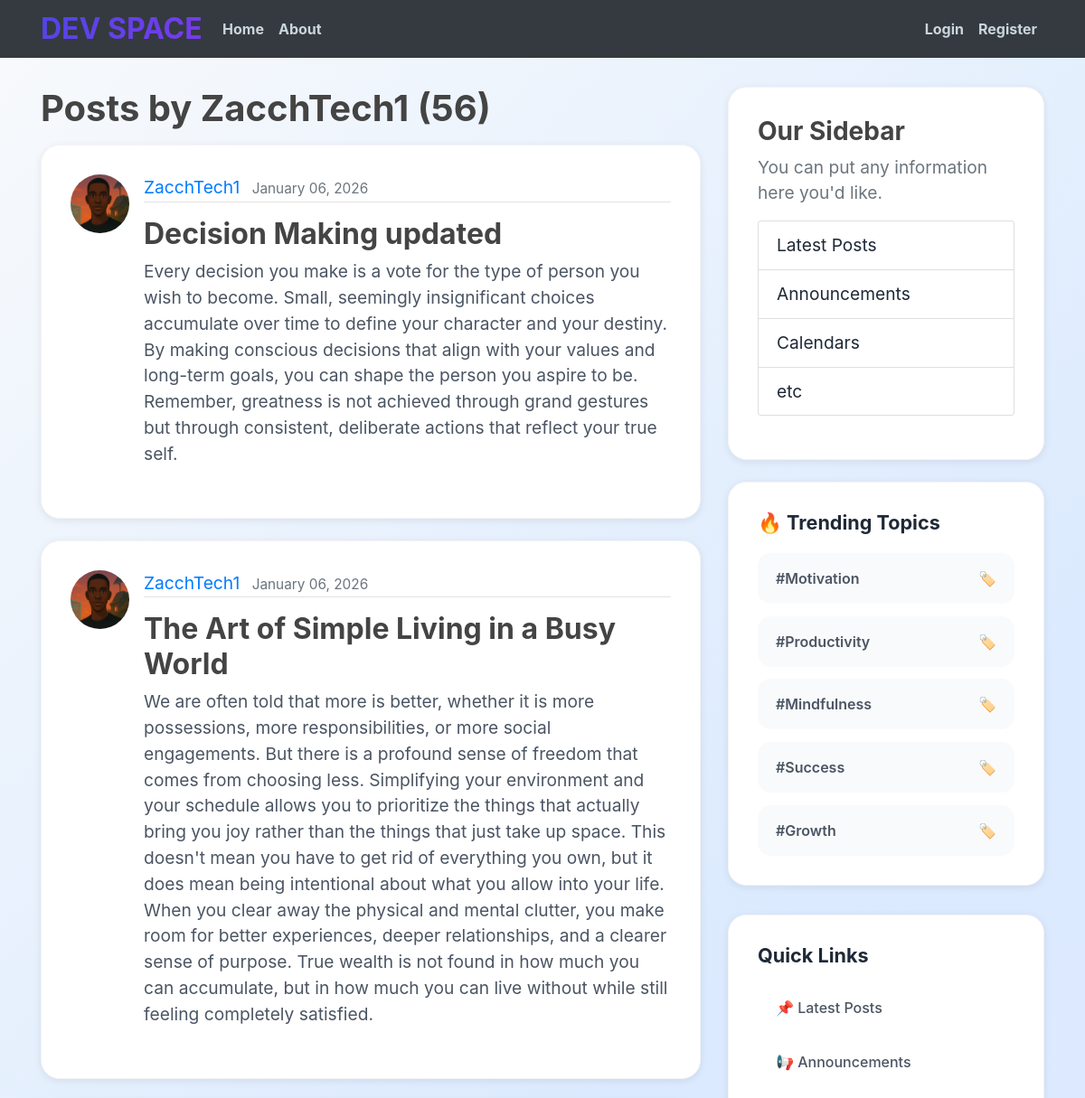
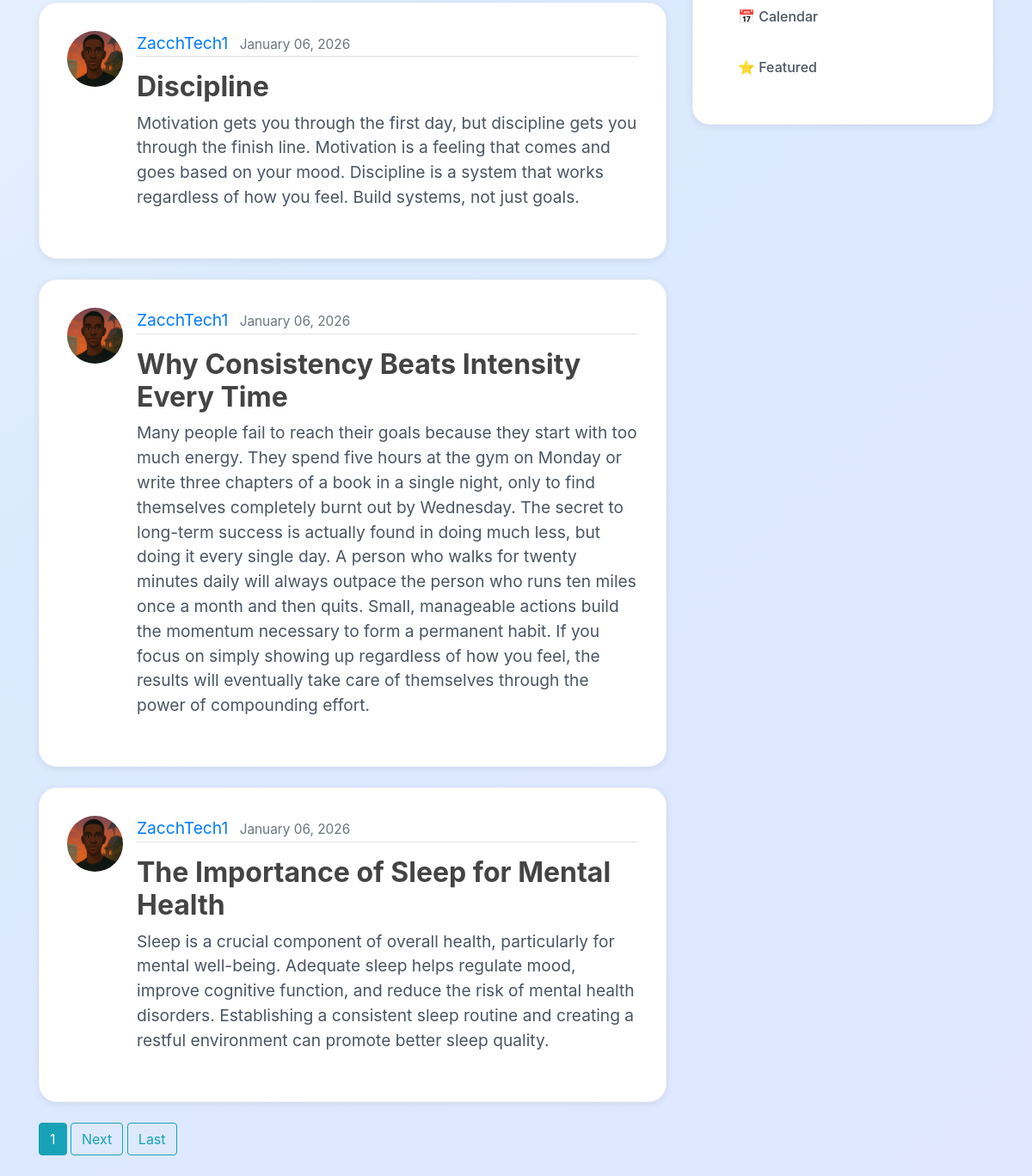
The page /user/ZacchTech1/ on the database its author committed (2 pictures, top to bottom).
### blog/models.py (models this page shows, shortened)
class post(models.Model):
    title = models.CharField(max_length=100)
    content = models.TextField()
    date_posted = models.DateTimeField(default=timezone.now)
    author = models.ForeignKey(User, on_delete=models.CASCADE)

### users/models.py (models this page shows, shortened)
class profile(models.Model):
    user = models.OneToOneField(User, on_delete=models.CASCADE)
    image = models.ImageField(default='default.jpg', upload_to='profile_pics')

### blog/views.py (the view)
# urls.py: path('user/<str:username>/', UserPostListView.as_view(), name='user-posts'),
class UserPostListView(ListView):
    model = post
    template_name = 'blog/user_posts.html'
    context_object_name = 'posts'
    paginate_by = 5
    def get_queryset(self):
        user = get_object_or_404(User, username=self.kwargs.get('username'))
        return post.objects.filter(author=user).order_by('-date_posted')

### blog/templates/blog/user_posts.html (shortened to what this page needs)
{% extends "blog/base.html" %}
{% block content %}
<h1 class="mb-3">
    Posts by {{ view.kwargs.username }} ({{ page_obj.paginator.count }})
</h1>
{% for post in posts %}
<article class="media content-section">
    <img class="rounded-circle article-img" src="{{ post.author.profile.image.url }}">
    <div class="media-body">
        <div class="article-metadata">
            <a class="mr-2" href="{% url 'user-posts' post.author.username %}">
                {{ post.author }}
            </a>
            <small class="text-muted">{{ post.date_posted|date:"F d, Y" }}</small>
        </div>
        <h2>
            <a class="article-title" href="{% url 'post-detail' post.id %}">
                {{ post.title }}
            </a>
        </h2>
        <p class="article-content">{{ post.content }}</p>
    </div>
</article>
{% endfor %}
{% if is_paginated %}
    {% for num in page_obj.paginator.page_range %}
        {% if page_obj.number == num %}
            <a class="btn btn-info mb-4" href="?page={{ num }}">{{ num }}</a>
        {% endif %}
    {% endfor %}
    {% if page_obj.has_next %}
        <a class="btn btn-outline-info mb-4" href="?page={{ page_obj.next_page_number }}">Next</a>
        <a class="btn btn-outline-info mb-4" href="?page={{ page_obj.paginator.num_pages }}">Last</a>
    {% endif %}
{% endif %}
{% endblock content %}

### blog/static/blog/main.css (style rules this page uses)
* { margin: 0; padding: 0; box-sizing: border-box; }
body { margin-top: 6rem; font-family: -apple-system, BlinkMacSystemFont, 'Segoe UI', Roboto, Oxygen, Ubuntu, Cantarell, sans-serif; background: linear-gradient(135deg, #f8fafc 0%, #dbeafe 50%, #e0e7ff 100%); min-height: 100vh; color: #1f2937; }
h1, h2, h3, h4, h5, h6 { color: #444444; font-weight: bold; }
.content-section { background: white; border-radius: 1.3rem; padding: 2rem; margin-bottom: 1.5rem; box-shadow: 0 2px 8px rgba(0, 0, 0, 0.08); border: 1px solid #f3f4f6; transition: all 0.4s; font-size: 1.2rem; }
.article-title { color: #444444; font-weight: bold; }
.article-content { white-space: pre-line; color: #4b5563; margin-bottom: 1.5rem; }
.article-img { height: 65px; width: 65px; margin-right: 16px; }
.article-metadata { padding-bottom: 1px; margin-bottom: 1rem; border-bottom: 1px solid #e3e3e3 }

### rows shown on the page
post: author.profile.image (picture), author "ZacchTech1", date_posted "January 06, 2026", title "Decision Making updated", content "Every decision you make is a vote for the type of person you wish to become. Small, seemingly insignificant choices accumulate over time to define your character and your destiny. By making conscious decisions that align with your values and long-term goals, you can shape the person you aspire to be. Remember, greatness is not achieved through grand gestures but through consistent, deliberate actions that reflect your true self."
post: author.profile.image (picture), author "ZacchTech1", date_posted "January 06, 2026", title "The Art of Simple Living in a Busy World", content "We are often told that more is better, whether it is more possessions, more responsibilities, or more social engagements. But there is a profound sense of freedom that comes from choosing less. Simplifying your environment and your schedule allows you to prioritize the things that actually bring you joy rather than the things that just take up space. This doesn't mean you have to get rid of everything you own, but it does mean being intentional about what you allow into your life. When you clear away the physical and mental clutter, you make room for better experiences, deeper relationships, and a clearer sense of purpose. True wealth is not found in how much you can accumulate, but in how…"
post: author.profile.image (picture), author "ZacchTech1", date_posted "January 06, 2026", title "Discipline", content "Motivation gets you through the first day, but discipline gets you through the finish line. Motivation is a feeling that comes and goes based on your mood. Discipline is a system that works regardless of how you feel. Build systems, not just goals."
post: author.profile.image (picture), author "ZacchTech1", date_posted "January 06, 2026", title "Why Consistency Beats Intensity Every Time", content "Many people fail to reach their goals because they start with too much energy. They spend five hours at the gym on Monday or write three chapters of a book in a single night, only to find themselves completely burnt out by Wednesday. The secret to long-term success is actually found in doing much less, but doing it every single day. A person who walks for twenty minutes daily will always outpace the person who runs ten miles once a month and then quits. Small, manageable actions build the momentum necessary to form a permanent habit. If you focus on simply showing up regardless of how you feel, the results will eventually take care of themselves through the power of compounding effort."
post: author.profile.image (picture), author "ZacchTech1", date_posted "January 06, 2026", title "The Importance of Sleep for Mental Health", content "Sleep is a crucial component of overall health, particularly for mental well-being. Adequate sleep helps regulate mood, improve cognitive function, and reduce the risk of mental health disorders. Establishing a consistent sleep routine and creating a restful environment can promote better sleep quality."

### other values the page prints
{{ view.kwargs.username }} "ZacchTech1"
{{ page_obj.paginator.count }} "56"
{{ num }} "1"
